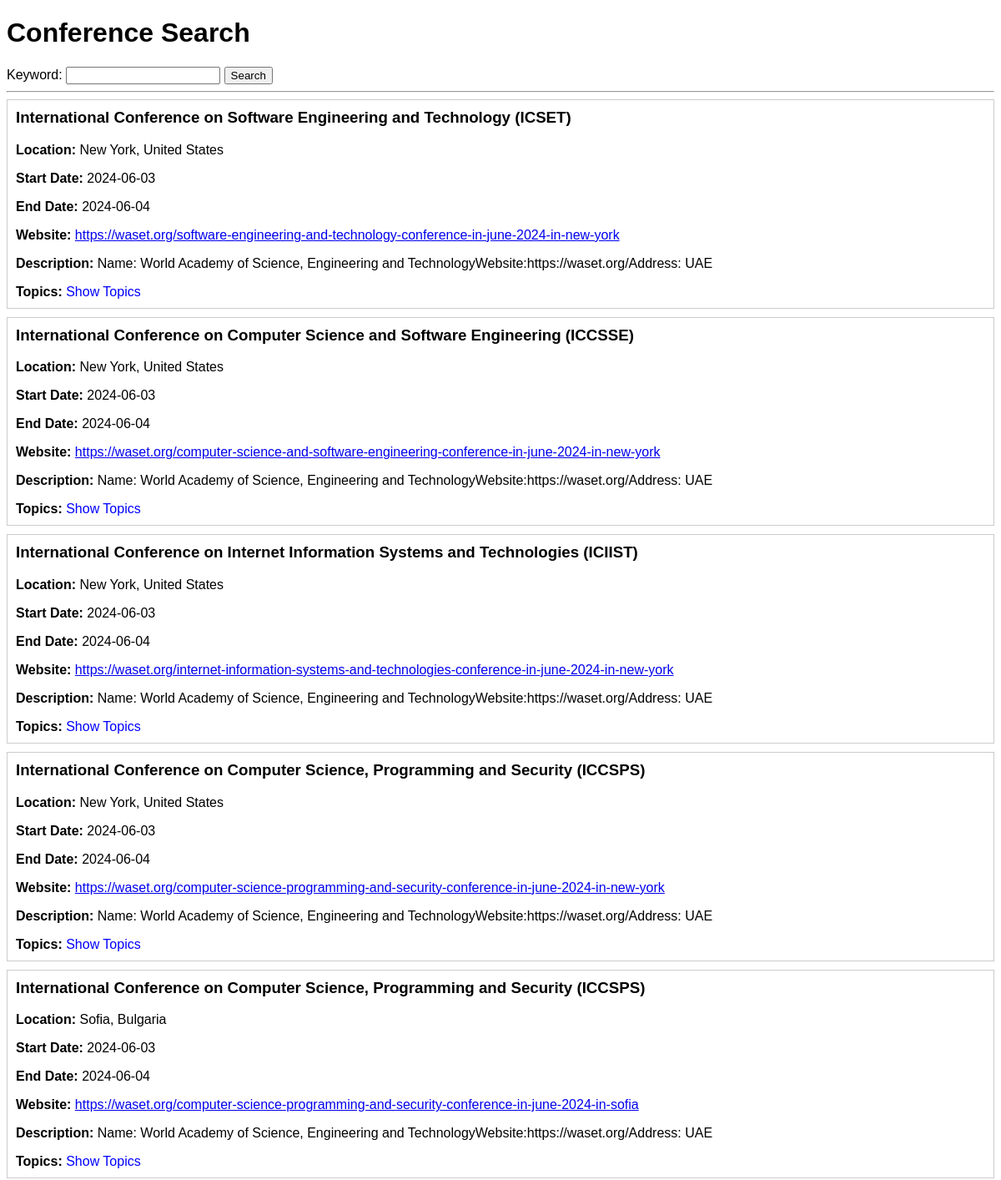
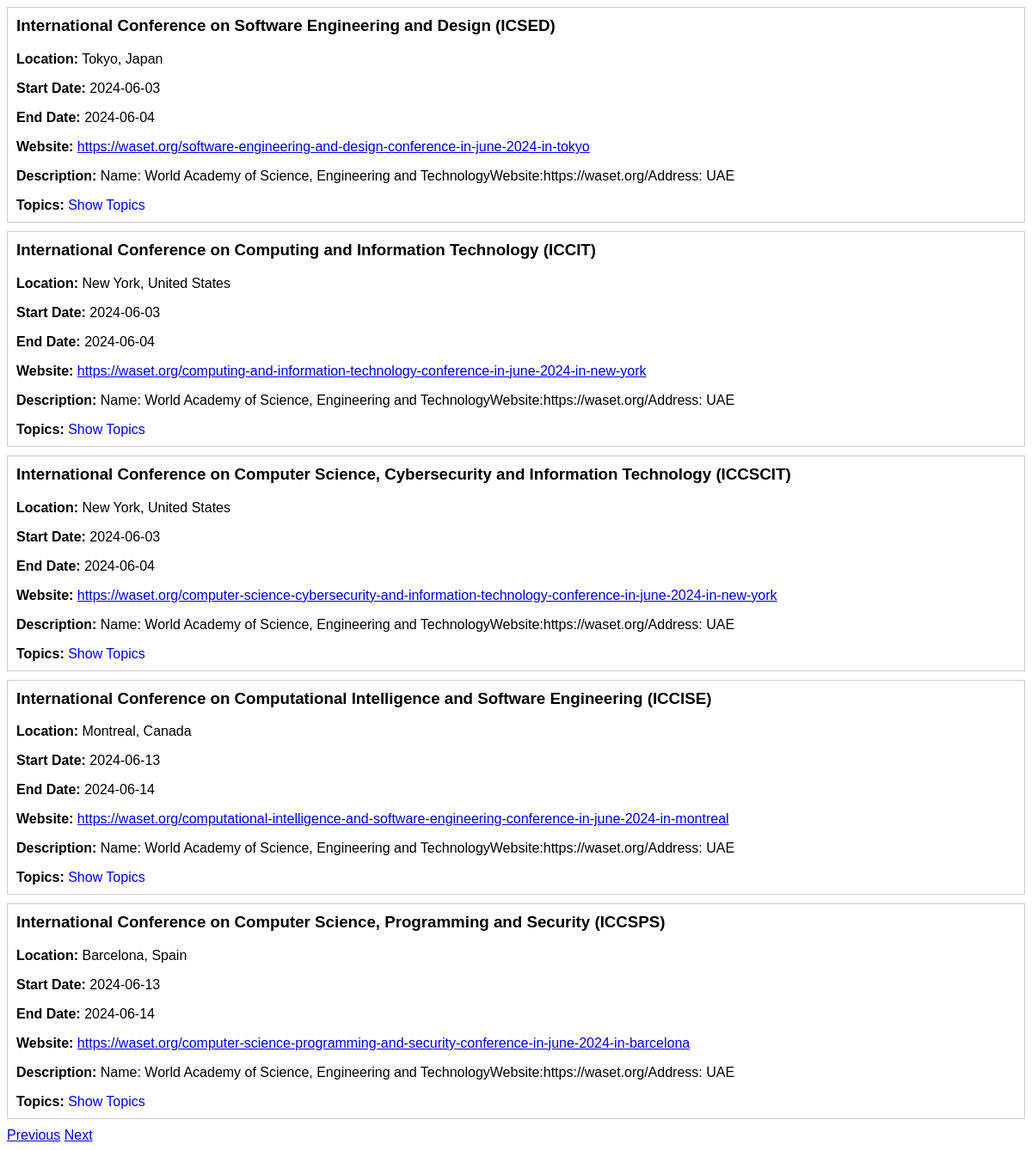
Screenshot of /?page=4&keyword= with the database file from the repository (2 pictures, top to bottom).
### app.py (models this page shows)
class Conference(db.Model):
    id = db.Column(db.Integer, primary_key=True)
    name = db.Column(db.String(100), nullable=False)
    location = db.Column(db.String(100), nullable=False)
    start_date = db.Column(db.Date, nullable=False)
    end_date = db.Column(db.Date, nullable=False)
    website = db.Column(db.String(100), nullable=False)
    description = db.Column(db.Text, nullable=True)
    topics = db.relationship('Topic', secondary=ConferenceTopic.__tablename__, backref='Conference')

### app.py (the view)
@app.route('/', methods=['GET'])
def index():
    keyword = request.args.get('keyword', '')
    page = request.args.get('page', 1, type=int)
    per_page = 10
    query = Conference.query.join(ConferenceTopic).join(Topic)
    if keyword:
        query = query.filter(db.or_(
            Conference.name.ilike(f'%{keyword}%'),
            Conference.description.ilike(f'%{keyword}%'),
            Topic.name.ilike(f'%{keyword}%')
        ))
    filtered_conferences = query.distinct().paginate(page=page, per_page=per_page)
    return render_template('index.html', conferences=filtered_conferences)

### templates/index.html (shortened to what this page needs)
<!DOCTYPE html>
<html lang="en">
<head>
</head>
<body>
    <h1>Conference Search</h1>
    <form action="/" method="GET">
        <label for="keyword">Keyword:</label>
        <input type="text" id="keyword" name="keyword" value="{{ request.args.get('keyword', '') }}">
        <button type="submit">Search</button>
    </form>
    <hr>
    {% for conference in conferences.items %}
        <div class="conference">
            <h3>{{ conference.name }}</h3>
            <p><strong>Location:</strong> {{ conference.location }}</p>
            <p><strong>Start Date:</strong> {{ conference.start_date }}</p>
            <p><strong>End Date:</strong> {{ conference.end_date }}</p>
            <p><strong>Website:</strong> <a href="{{ conference.website }}" target="_blank">{{ conference.website }}</a></p>
            {% if conference.description %}
                <p><strong>Description:</strong> {{ conference.description }}</p>
            {% endif %}
            <div class="topics">
                <strong>Topics:</strong>
                <span class="show-topics" onclick="toggleTopics(this)">Show Topics</span>
            </div>
        </div>
    {% endfor %}
    <div class="pagination">
        {% if conferences.has_prev %}
            <a href="?page={{ conferences.prev_num }}&keyword={{ request.args.get('keyword', '') }}">Previous</a>
        {% endif %}
        {% if conferences.has_next %}
            <a href="?page={{ conferences.next_num }}&keyword={{ request.args.get('keyword', '') }}">Next</a>
        {% endif %}
    </div>
</body>
</html>

### templates/index.html (style rules this page uses)
body { font-family: Arial, sans-serif; }
.conference { border: 1px solid #ccc; margin-bottom: 10px; padding: 10px; }
.conference h3 { margin-top: 0; }
.topics { margin-top: 5px; }
.show-topics { cursor: pointer; color: blue; }

### rows the page displays
Conference: name "International Conference on Software Engineering and Technology (ICSET)", location "New York, United States", start_date "2024-06-03", end_date "2024-06-04", website "https://waset.org/software-engineering-and-technology-conference-in-june-2024-in-new-york", description "Name: World Academy of Science, Engineering and TechnologyWebsite:https://waset.org/Address: UAE"
Conference: name "International Conference on Computer Science and Software Engineering (ICCSSE)", location "New York, United States", start_date "2024-06-03", end_date "2024-06-04", website "https://waset.org/computer-science-and-software-engineering-conference-in-june-2024-in-new-york", description "Name: World Academy of Science, Engineering and TechnologyWebsite:https://waset.org/Address: UAE"
Conference: name "International Conference on Internet Information Systems and Technologies (ICIIST)", location "New York, United States", start_date "2024-06-03", end_date "2024-06-04", website "https://waset.org/internet-information-systems-and-technologies-conference-in-june-2024-in-new-york", description "Name: World Academy of Science, Engineering and TechnologyWebsite:https://waset.org/Address: UAE"
Conference: name "International Conference on Computer Science, Programming and Security (ICCSPS)", location "New York, United States", start_date "2024-06-03", end_date "2024-06-04", website "https://waset.org/computer-science-programming-and-security-conference-in-june-2024-in-new-york", description "Name: World Academy of Science, Engineering and TechnologyWebsite:https://waset.org/Address: UAE"
Conference: name "International Conference on Computer Science, Programming and Security (ICCSPS)", location "Sofia, Bulgaria", start_date "2024-06-03", end_date "2024-06-04", website "https://waset.org/computer-science-programming-and-security-conference-in-june-2024-in-sofia", description "Name: World Academy of Science, Engineering and TechnologyWebsite:https://waset.org/Address: UAE"
Conference: name "International Conference on Software Engineering and Design (ICSED)", location "Tokyo, Japan", start_date "2024-06-03", end_date "2024-06-04", website "https://waset.org/software-engineering-and-design-conference-in-june-2024-in-tokyo", description "Name: World Academy of Science, Engineering and TechnologyWebsite:https://waset.org/Address: UAE"
Conference: name "International Conference on Computing and Information Technology (ICCIT)", location "New York, United States", start_date "2024-06-03", end_date "2024-06-04", website "https://waset.org/computing-and-information-technology-conference-in-june-2024-in-new-york", description "Name: World Academy of Science, Engineering and TechnologyWebsite:https://waset.org/Address: UAE"
Conference: name "International Conference on Computer Science, Cybersecurity and Information Technology (ICCSCIT)", location "New York, United States", start_date "2024-06-03", end_date "2024-06-04", website "https://waset.org/computer-science-cybersecurity-and-information-technology-conference-in-june-2024-in-new-york", description "Name: World Academy of Science, Engineering and TechnologyWebsite:https://waset.org/Address: UAE"
Conference: name "International Conference on Computational Intelligence and Software Engineering (ICCISE)", location "Montreal, Canada", start_date "2024-06-13", end_date "2024-06-14", website "https://waset.org/computational-intelligence-and-software-engineering-conference-in-june-2024-in-montreal", description "Name: World Academy of Science, Engineering and TechnologyWebsite:https://waset.org/Address: UAE"
Conference: name "International Conference on Computer Science, Programming and Security (ICCSPS)", location "Barcelona, Spain", start_date "2024-06-13", end_date "2024-06-14", website "https://waset.org/computer-science-programming-and-security-conference-in-june-2024-in-barcelona", description "Name: World Academy of Science, Engineering and TechnologyWebsite:https://waset.org/Address: UAE"
